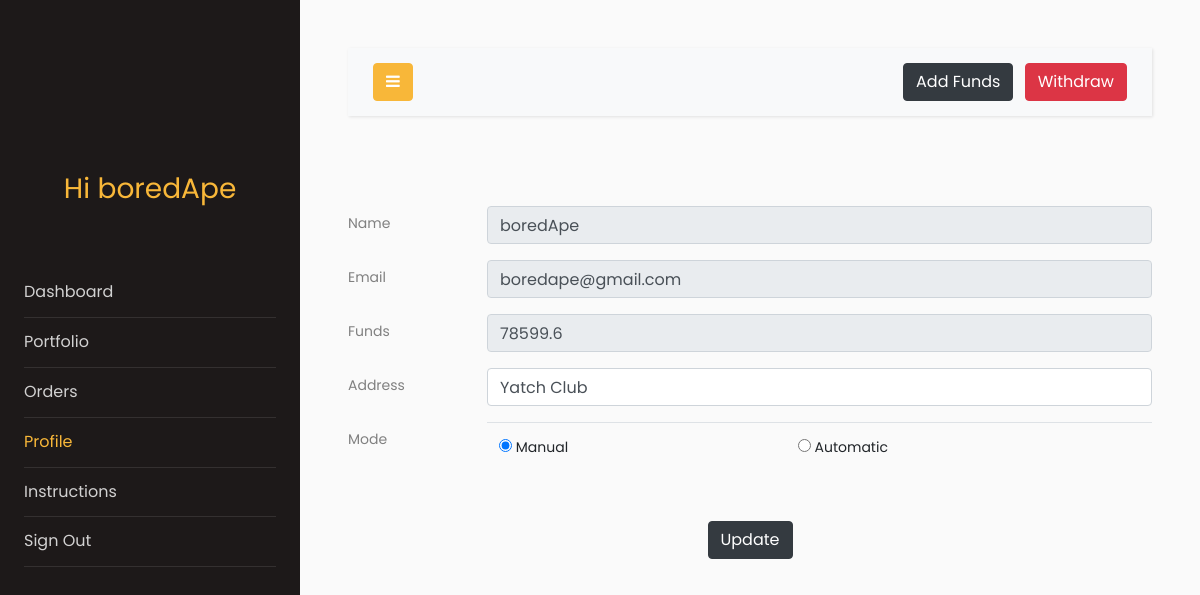
The page /profile (signed in) on the database as committed earlier.
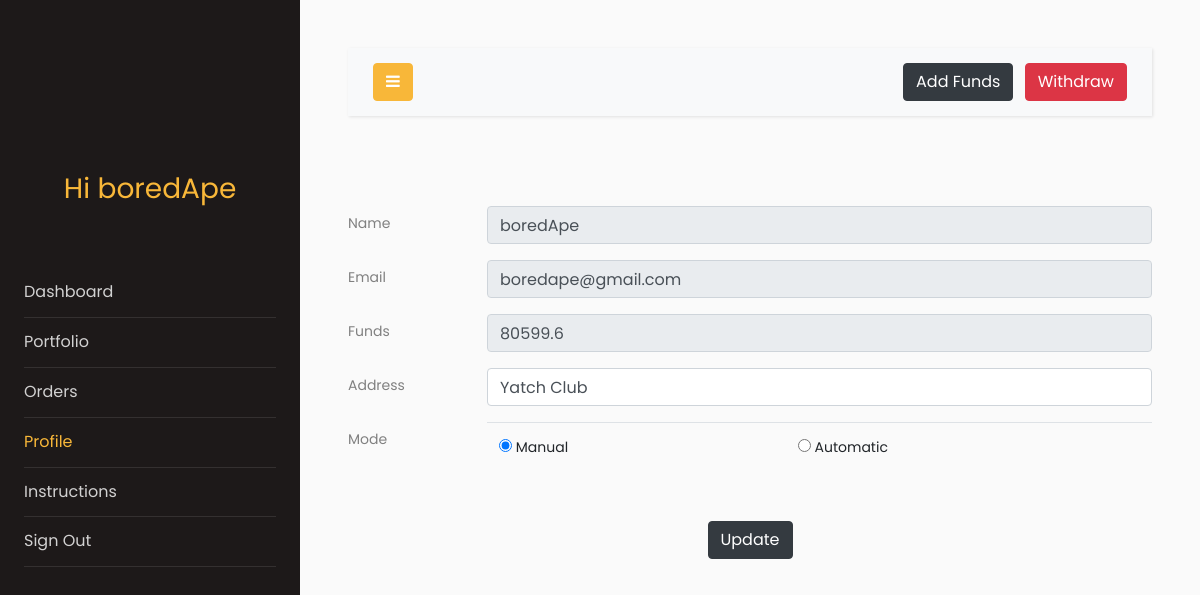
The same page on the database as committed later.
### models.py (models this page shows, shortened)
class Users(db.Model, UserMixin):
    __tablename__ = "users"
    name = db.Column(db.String(64))
    pasword_hash = db.Column(db.String(128))
    id = db.Column(db.Integer, primary_key=True)
    address = db.Column(db.String(128))
    funds = db.Column(db.Float, default=0)
    email = db.Column(db.String(64), unique=True, index=True)
    mode = db.Column(db.Integer, default=0)  # 0 is manual, 1 is automatic

### app.py (the view, shortened to what this page needs)
@app.route("/profile", methods=["GET", "POST"])
@login_required
def profile():
    pform = profiles()
    addform = addFunds()
    withform = WithdrawFunds()
    if addform.validate_on_submit() and addform.submit1.data:
        current_user.funds = current_user.funds + int(addform.amount.data)
        db.session.commit()
        flash("Funds added successfuly")
        return redirect(url_for("profile"))
    if pform.validate_on_submit():
        current_user.address = pform.address.data
        if pform.mode.data == 1:
            flash("Work in progress for Automatic Mode")
        current_user.mode = 0
        db.session.commit()
        flash("User Account Updated")
        return redirect(url_for("profile"))
    elif request.method == "GET":
        pform.name.data = current_user.name
        pform.email.data = current_user.email
        pform.funds.data = round(current_user.funds, 2)
        pform.address.data = current_user.address
        pform.mode.data = current_user.mode
    return render_template(
        "profile.html", proForm=pform, addform=addform, withform=withform
    )

### forms.py
class profiles(FlaskForm):
    name = StringField("Name")
    email = StringField("Email")
    funds = IntegerField("Funds")
    address = StringField("Address")
    mode = RadioField(
        "Mode", choices=[(0, "Manual"), (1, "Automatic")], default=0, coerce=int
    )
    submit = SubmitField("Update")

class addFunds(FlaskForm):
    amount = IntegerField("amount", validators=[DataRequired()])
    submit1 = SubmitField("Add Funds")

### models.py (called while the page is built)
@login_manager.user_loader
def load_user(user_id):
    return Users.query.get(user_id)

### templates/profile.html (shortened to what this page needs)
<!doctype html>
<html lang="en">
<head>
    <link rel="stylesheet" href="https://stackpath.bootstrapcdn.com/font-awesome/4.7.0/css/font-awesome.min.css">
    <link rel="stylesheet" href="{{ url_for('static', filename='css1/style.css') }}">
</head>
<body>
    <div class="wrapper d-flex align-items-stretch">
        <nav id="sidebar">
            <div class="p-4 pt-5">
                <a href="#" class="img logo"></a>
                <h3 style="color: #f8b739; font-family: Poppins, Arial, sans-serif; text-align: center;">Hi
                    {{current_user.name}}</h3>
                <br>
                <br>
                <ul class="list-unstyled components mb-5">
                    <li>
                        <a href="{{url_for('dashboard')}}">Dashboard</a>
                    </li>
                    <li>
                        <a href="{{url_for('portfolio')}}">Portfolio</a>
                      </li>
                    <li>
                        <a href="{{url_for('orders')}}">Orders</a>
                    </li>
                    <li class="active">
                        <a href="{{url_for('profile')}}">Profile</a>
                    </li>
                    <li>
                        <a href="{{url_for('instructions')}}">Instructions</a>
                    </li>
                    <li>
                        <a href="{{url_for('logout')}}">Sign Out</a>
                    </li>
                </ul>
            </div>
        </nav>
        <div id="content" class="p-4 p-md-5">
            <nav class="navbar navbar-expand-lg navbar-light bg-light">
                <div class="container-fluid">
                    <button type="button" id="sidebarCollapse" class="btn btn-primary">
                        <i class="fa fa-bars"></i>
                    </button>
                    <button class="btn btn-dark ml-auto d-inline-block" data-toggle="modal" data-target="#transaction">Add Funds</button>&nbsp; &nbsp;
                    <button class="btn btn-danger d-inline-block" data-toggle="modal" data-target="#withdraw">Withdraw</button>
                </div>
            </nav>
             <br>
             <br>
            <form method="POST" enctype="multipart/form-data" class="form-group">
                <div class="form-group row">
                    <label for="staticEmail" class="col-sm-2 col-form-label">Name</label>
                    <div class="col-sm-10">
                        {{proForm.name(class='form-control', disabled=True)}}
                    </div>
                </div>
                <div class="form-group row">
                    <label for="staticEmail" class="col-sm-2 col-form-label">Email</label>
                    <div class="col-sm-10">
                        {{proForm.email(class="form-control", disabled=True)}}
                    </div>
                </div>
                <div class="form-group row">
                    <label for="inputPassword" class="col-sm-2 col-form-label">Funds</label>
                    <div class="col-sm-10">
                        {{proForm.funds(class='form-control',disabled=True)}}
                    </div>
                </div>
                <div class="form-group row">
                    <label for="inputPassword" class="col-sm-2 col-form-label">Address</label>
                    <div class="col-sm-10">
                        {{proForm.address(class='form-control',maxlength=128)}}
                    </div>
                </div>
                <div class="form-group row">
                    <label for="inputPassword" class="col-sm-2 col-form-label">Mode</label>
                    <div class="col-sm-10">
                        <table class="table">
                        <tr>
                            {% for subfield in proForm.mode %}
                                <td><label class="radio-inline"> {{subfield}} {{subfield.label}} </label></td>
                            {% endfor %}
                        </tr>
                        </table>
                    </div>
                </div>
                <div class="form-group row">
                    <div style="margin:0 auto 0">
                        {{proForm.submit(class='btn btn-dark')}}
                    </div>
                </div>
            </form>
        </div>
    </div>
</body>
</html>

Rows that differ between the two databases and show on the page:
changed Users "boredApe": funds "78599.6" → "80599.6"
